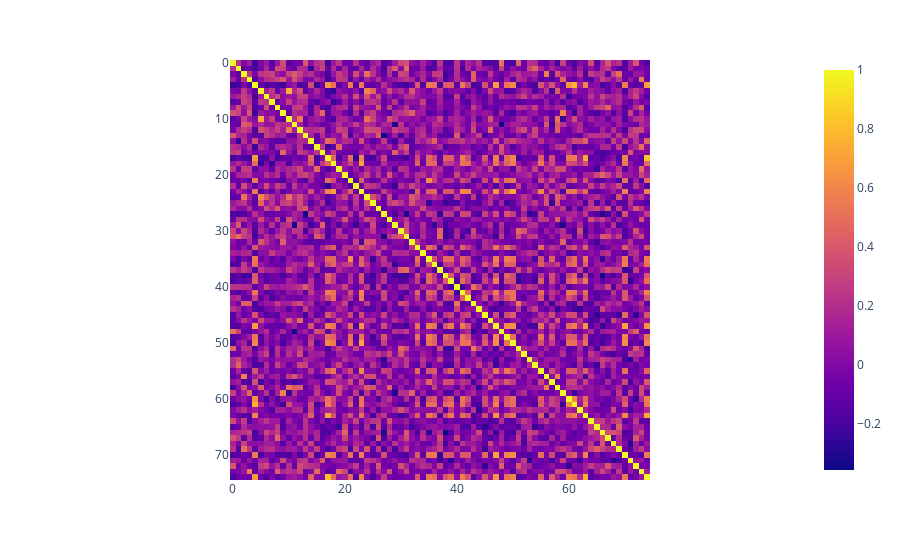

Source (notebook cell):
### Code cell
fig = px.imshow(users_pierson_correlation)
fig.show()

### Figure 1 — Plotly figure (JSON) as saved in the notebook; plotly's stock layout.template omitted (floating-point values rounded to 4 significant figures; data arrays with more than 128 entries replaced by an {"elided": "..."} marker saying what was removed)
{"data": [{"coloraxis": "coloraxis", "hovertemplate": "x: %{x}<br>y: %{y}<br>color: %{z}<extra></extra>", "name": "0", "type": "heatmap", "x": [0, 1, 2, 3, 4, 5, 6, 7, 8, 9, 10, 11, 12, 13, 14, 15, 16, 17, 18, 19, 20, 21, 22, 23, 24, 25, 26, 27, 28, 29, 30, 31, 32, 33, 34, 35, 36, 37, 38, 39, 40, 41, 42, 43, 44, 45, 46, 47, 48, 49, 50, 51, 52, 53, 54, 55, 56, 57, 58, 59, 60, 61, 62, 63, 64, 65, 66, 67, 68, 69, 70, 71, 72, 73, 74], "xaxis": "x", "y": [0, 1, 2, 3, 4, 5, 6, 7, 8, 9, 10, 11, 12, 13, 14, 15, 16, 17, 18, 19, 20, 21, 22, 23, 24, 25, 26, 27, 28, 29, 30, 31, 32, 33, 34, 35, 36, 37, 38, 39, 40, 41, 42, 43, 44, 45, 46, 47, 48, 49, 50, 51, 52, 53, 54, 55, 56, 57, 58, 59, 60, 61, 62, 63, 64, 65, 66, 67, 68, 69, 70, 71, 72, 73, 74], "yaxis": "y", "z": {"elided": "75x75 float values"}}], "layout": {"coloraxis": {"colorscale": [[0, "#0d0887"], [0.1111, "#46039f"], [0.2222, "#7201a8"], [0.3333, "#9c179e"], [0.4444, "#bd3786"], [0.5556, "#d8576b"], [0.6667, "#ed7953"], [0.7778, "#fb9f3a"], [0.8889, "#fdca26"], [1, "#f0f921"]]}, "margin": {"t": 60}, "xaxis": {"anchor": "y", "constrain": "domain", "domain": [0, 1], "scaleanchor": "y"}, "yaxis": {"anchor": "x", "autorange": "reversed", "constrain": "domain", "domain": [0, 1]}}}
